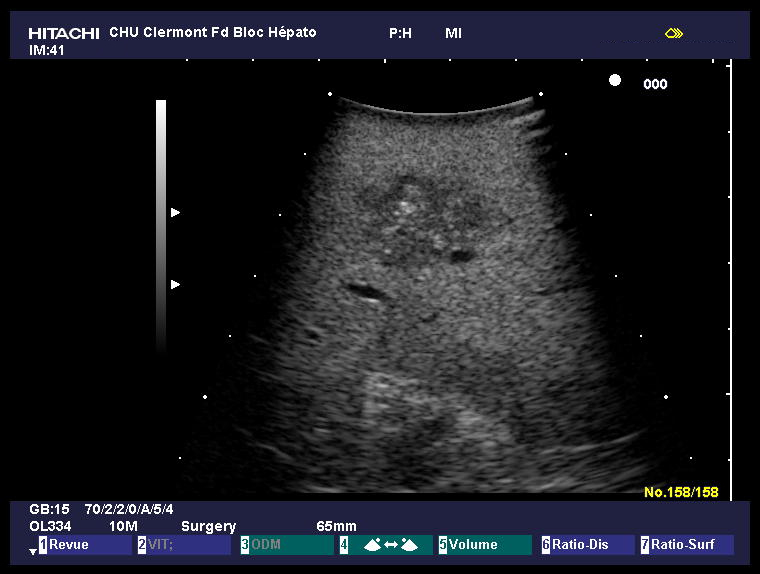
#> input picture src_data/Dataset/Patient1/LUS Images/04.jpg, 760 x 574 px, given in place of lap_undist.png, which was not available
$ python 01b_annotate_intraop_masks.py
#> lines starting #> are read from the running program, lines starting #| are printed output that depends on the picture; pictures that were not available may be replaced by others from this repository, and a replacement may not be noted
### src/shared/case_config.py
"""共享配置和项目标准路径。

所有核心脚本都会导入本模块。病例/帧选择、根目录、图像分辨率、随机种子和
模型权重解析应统一保留在这里，确保 scripts 01-08 使用相同的文件系统契约。

环境变量始终覆盖文档中的默认值。路径可以是绝对路径，也可以相对于进程工作
目录；云端任务推荐使用绝对路径。
"""

import os


def _project_default():
    return os.path.normpath(os.path.join(os.path.dirname(__file__), "..", ".."))


# ---------------------------------------------------------------------------
# 病例和帧选择
# ---------------------------------------------------------------------------
# 源数据目录和生成目录使用英文标识：
#   src_data/.../<patient_id>/...
#   data_case/<patient_id>/<frame_id>/...
#   result/<patient_id>/<frame_id>/...
PATIENT_ID = os.environ.get("PATIENT_ID", "Patient1")
FRAME_ID = os.environ.get("FRAME_ID", "02")


# ---------------------------------------------------------------------------
# 标准根目录
# ---------------------------------------------------------------------------
PROJECT_ROOT = os.environ.get("AR_PROJECT_ROOT", _project_default())
CASE_ROOT = os.environ.get("CASE_ROOT", os.path.join(PROJECT_ROOT, "data_case"))
DATA_ROOT = os.environ.get("DATA_ROOT", os.path.join(PROJECT_ROOT, "src_data"))
RESULT_ROOT = os.environ.get("RESULT_ROOT", os.path.join(PROJECT_ROOT, "result"))
WEIGHTS_ROOT = os.environ.get("WEIGHTS_ROOT", os.path.join(PROJECT_ROOT, "weights"))

# 发布源数据中轮廓标注者子目录的名称。
ANNOTATOR = os.environ.get("AR_ANNOTATOR", "koo")


# ---------------------------------------------------------------------------
# 共享图像和模型输入契约
# ---------------------------------------------------------------------------
# Scripts 01-07 必须使用完全相同的工作分辨率。修改后，之前生成的轮廓、
# 掩码、深度数组、样本和 checkpoint 均不再兼容。
WORK_WIDTH = int(os.environ.get("AR_WORK_WIDTH", "480"))
WORK_HEIGHT = int(os.environ.get("AR_WORK_HEIGHT", "270"))
IMG_SIZE = (WORK_WIDTH, WORK_HEIGHT)

# GT 和渲染轮廓的共同线宽。预处理、样本渲染、训练和推理必须保持一致，
# 避免输入 domain gap。
CONTOUR_THICKNESS = int(os.environ.get("AR_CONTOUR_THICKNESS", "2"))

# 用于样本生成、数据划分、训练、worker 和 Open3D 采样。GPU 的确定性行为
# 仍可能受到 CUDA 和依赖库版本影响。
SEED = int(os.environ.get("AR_SEED", "42"))


# ---------------------------------------------------------------------------
# Depth Anything V2
# ---------------------------------------------------------------------------
DA2_PROJECT_DIR = os.environ.get("DA2_PROJECT_DIR", os.path.join(PROJECT_ROOT, "src"))
DA2_ENCODER = os.environ.get("DA2_ENCODER", "vitl")
DA2_INPUT_SIZE = int(os.environ.get("DA2_INPUT_SIZE", "518"))
DA2_CHECKPOINT_PATH = os.environ.get(
    "DA2_CHECKPOINT_PATH",
    os.path.join(WEIGHTS_ROOT, f"depth_anything_v2_{DA2_ENCODER}.pth"),
)


# ---------------------------------------------------------------------------
# RefineNet checkpoint 回退路径
# ---------------------------------------------------------------------------
# AR_WEIGHT_PATH 优先级最高。未设置时，推理优先使用当前帧新训练的
# checkpoint；若不存在，再回退到此固定模型。
REFINENET_PRETRAINED_PATH = os.environ.get(
    "AR_PRETRAINED_WEIGHT_PATH",
    os.path.join(WEIGHTS_ROOT, "refinenet_patient1_02_best.pth"),
)


def case_dir(case_root=None, patient_id=None, frame_id=None):
    """返回 data_case/<patient_id>/<frame_id>。"""
    return os.path.join(
        case_root or CASE_ROOT,
        patient_id or PATIENT_ID,
        frame_id or FRAME_ID,
    )


def depth_dir(case_root=None, patient_id=None, frame_id=None):
    return os.path.join(case_dir(case_root, patient_id, frame_id), "depth")


def image_dir(case_root=None, patient_id=None, frame_id=None):
    return os.path.join(case_dir(case_root, patient_id, frame_id), "image")


def contour_dir(case_root=None, patient_id=None, frame_id=None):
    return os.path.join(case_dir(case_root, patient_id, frame_id), "contours")


def mask_dir(case_root=None, patient_id=None, frame_id=None):
    return os.path.join(case_dir(case_root, patient_id, frame_id), "masks")


# [7 lines left out: function result_dir, not called in this run]


def logs_dir(result_root=None, patient_id=None, frame_id=None):
    """返回训练、推理和评估日志的标准目录。"""
    return os.path.join(result_dir(result_root, patient_id, frame_id), "logs")


def checkpoints_dir(result_root=None, patient_id=None, frame_id=None):
    return os.path.join(result_dir(result_root, patient_id, frame_id), "checkpoints")


def training_dir(result_root=None, patient_id=None, frame_id=None):
    return os.path.join(result_dir(result_root, patient_id, frame_id), "training")


def inference_dir(result_root=None, patient_id=None, frame_id=None):
    return os.path.join(result_dir(result_root, patient_id, frame_id), "inference")


def evaluation_dir(result_root=None, patient_id=None, frame_id=None):
    return os.path.join(result_dir(result_root, patient_id, frame_id), "evaluation")


def mask_qa_dir(result_root=None, patient_id=None, frame_id=None):
    return os.path.join(result_dir(result_root, patient_id, frame_id), "mask_qa")


# [10 lines left out: function refinenet_weight_path, not called in this run]

### src/shared/intraop_masks.py
"""人工术中肝脏掩码及严格质量校验。"""

import hashlib
import json
import os
from datetime import datetime

import cv2
import numpy as np


FULL_MASK_NAME = "full_liver_mask.png"
DEPTH_VALID_MASK_NAME = "depth_valid_mask.png"
OCCLUSION_MASK_NAME = "occlusion_mask.png"
ANNOTATION_NAME = "mask_annotation.json"
QUALITY_NAME = "mask_quality.json"
OVERLAY_NAME = "mask_quality_overlay.png"

DEFAULT_FULL_MASK_MIN_RATIO = float(os.environ.get("AR_FULL_MASK_MIN_RATIO", "0.05"))
DEFAULT_FULL_MASK_MAX_RATIO = float(os.environ.get("AR_FULL_MASK_MAX_RATIO", "0.95"))
DEFAULT_FULL_MASK_LARGEST_COMPONENT_MIN = float(
    os.environ.get("AR_FULL_MASK_LARGEST_COMPONENT_MIN", "0.95")
)
DEFAULT_DEPTH_VALID_TO_FULL_MIN = float(os.environ.get("AR_DEPTH_VALID_TO_FULL_MIN", "0.10"))
DEFAULT_DEPTH_COVERAGE_MIN = float(os.environ.get("AR_DEPTH_COVERAGE_MIN", "0.95"))


class MaskValidationError(ValueError):
    """当真实图像掩码或掩码深度不满足安全使用条件时抛出。"""


def mask_dir(case_dir):
    return os.path.join(case_dir, "masks")


def mask_paths(case_dir):
    root = mask_dir(case_dir)
    return {
        "root": root,
        "full_liver_mask": os.path.join(root, FULL_MASK_NAME),
        "depth_valid_mask": os.path.join(root, DEPTH_VALID_MASK_NAME),
        "occlusion_mask": os.path.join(root, OCCLUSION_MASK_NAME),
        "annotation": os.path.join(root, ANNOTATION_NAME),
        "quality": os.path.join(root, QUALITY_NAME),
        "overlay": os.path.join(root, OVERLAY_NAME),
    }


# [193 lines left out: functions _binary_uint8, mask_fingerprints, _load_binary, _component_metrics, compute_mask_quality, validate_mask_arrays and 2 more, not called in this run]


def _write_image_checked(path, image):
    if not cv2.imwrite(path, image):
        raise OSError(f"Failed to write image: {path}")


# [87 lines left out: functions save_mask_bundle, depth_quality, validate_depth_quality, quality_summary, not called in this run]

### scripts/01b_annotate_intraop_masks.py
"""交互式标注真实图像中的完整肝脏区域和器械遮挡区域。"""

import argparse
import json
import os
import sys
import textwrap

import cv2
import numpy as np

PROJECT_ROOT = os.path.dirname(os.path.dirname(os.path.abspath(__file__)))
SRC_DIR = os.path.join(PROJECT_ROOT, "src")
if SRC_DIR not in sys.path:
    sys.path.insert(0, SRC_DIR)

from shared import case_config
from shared.intraop_masks import MaskValidationError, mask_paths, quality_summary, save_mask_bundle


WINDOW_NAME = "Intra-op liver mask annotation"
INFO_PANEL_WIDTH = 360


def polygon_mask(shape, polygon):
    mask = np.zeros(shape, dtype=np.uint8)
    if len(polygon) >= 3:
        pts = np.asarray(polygon, dtype=np.int32).reshape(-1, 1, 2)
        cv2.fillPoly(mask, [pts], 255)
    return mask


def polygons_mask(shape, polygons):
    mask = np.zeros(shape, dtype=np.uint8)
    for polygon in polygons:
        if len(polygon) >= 3:
            pts = np.asarray(polygon, dtype=np.int32).reshape(-1, 1, 2)
            cv2.fillPoly(mask, [pts], 255)
    return mask


class MaskAnnotator:
    def __init__(self, image):
        self.image = image
        self.shape = image.shape[:2]
        self.stage = "full_liver"
        self.full_polygon = []
        self.occlusion_polygons = []
        self.current_polygon = []
        self.cursor = None
        self.message = "Draw full liver boundary; Enter closes it."
        self.saved = False

    # [46 lines left out: functions on_mouse, close_current, reset_current, undo_polygon, build_masks, not called in this run]

    def render(self):
        image_canvas = self.image.copy()
        full = polygon_mask(self.shape, self.full_polygon)
        closed_occ = polygons_mask(self.shape, self.occlusion_polygons)
        current_occ = polygon_mask(self.shape, self.current_polygon)

        tint = image_canvas.copy()
        tint[full > 0] = (60, 150, 60)
        tint[(closed_occ > 0) | (current_occ > 0)] = (40, 40, 220)
        image_canvas = cv2.addWeighted(image_canvas, 0.72, tint, 0.28, 0.0)

        self._draw_polyline(image_canvas, self.full_polygon, (0, 255, 0), self.stage != "full_liver")
        for polygon in self.occlusion_polygons:
            self._draw_polyline(image_canvas, polygon, (0, 0, 255), True)
        self._draw_polyline(image_canvas, self.current_polygon, (0, 0, 255), False)

        panel = np.full((self.shape[0], INFO_PANEL_WIDTH, 3), 28, dtype=np.uint8)
        lines = [
            f"Stage: {self.stage}",
            "",
            "Left click: add point",
            "Right click: undo point",
            "Enter: close polygon",
            "R: reset current",
            "U: remove last occlusion",
            "B: back to full liver",
            "S: validate and save",
            "Esc/Q: cancel",
            "",
        ]
        lines.extend(textwrap.wrap(self.message, width=42) or [""])
        y = 20
        for line in lines:
            cv2.putText(
                panel,
                line,
                (8, y),
                cv2.FONT_HERSHEY_SIMPLEX,
                0.38,
                (230, 230, 230),
                1,
                cv2.LINE_AA,
            )
            y += 18
        return np.hstack([image_canvas, panel])

    @staticmethod
    def _draw_polyline(canvas, points, color, closed):
        if not points:
            return
        pts = np.asarray(points, dtype=np.int32).reshape(-1, 1, 2)
        cv2.polylines(canvas, [pts], closed, color, 2, cv2.LINE_AA)
        for point in points:
            cv2.circle(canvas, point, 2, color, -1, cv2.LINE_AA)


def load_existing_annotation(path):
    if not os.path.exists(path):
        return None
    with open(path, "r", encoding="utf-8") as f:
        return json.load(f)


def main():
    parser = argparse.ArgumentParser(
        description="交互式标注一帧图像的 full_liver_mask 和器械遮挡区域。"
    )
    parser.add_argument("--force", action="store_true", help="允许覆盖已有标注")
    args = parser.parse_args()

    case_dir = case_config.case_dir()
    image_path = os.path.join(case_dir, "image", "lap_undist.png")
    image = cv2.imread(image_path, cv2.IMREAD_COLOR)
#> image is the input picture: shape (574, 760, 3); mean B, G, R 33.7, 28.1, 26.9
    if image is None:
        raise FileNotFoundError(f"Run 01_prepare_case.py first. Missing: {image_path}")

    paths = mask_paths(case_dir)
    existing = load_existing_annotation(paths["annotation"])
    if existing and not args.force:
        raise FileExistsError(
            f"Annotation already exists: {paths['annotation']}. "
            "Use --force only after reviewing the existing overlay."
        )

    annotator = MaskAnnotator(image)
    if existing:
        annotator.full_polygon = [tuple(x) for x in existing.get("full_liver_polygon_xy", [])]
        annotator.occlusion_polygons = [
            [tuple(x) for x in polygon] for polygon in existing.get("occlusion_polygons_xy", [])
        ]
        annotator.stage = "occlusions"
        annotator.message = "Loaded existing annotation. Review and press S to save."

    print("=== Interactive intra-operative mask annotation ===")
    print(f"Frame: {case_config.PATIENT_ID}/{case_config.FRAME_ID}")
    print("Draw the COMPLETE liver boundary. Do not derive it from the open silhouette.")
    print("Then draw instrument occlusions, which are removed only from depth_valid_mask.")

    cv2.namedWindow(WINDOW_NAME, cv2.WINDOW_AUTOSIZE)
    cv2.setMouseCallback(WINDOW_NAME, annotator.on_mouse)
    try:
        while True:
            cv2.imshow(WINDOW_NAME, annotator.render())
#> after the loop in polygons_mask, `for polygon in polygons:`: mask: shape (574, 760); every value is 0
#> in render, `lines = [ f"Stage: {self.stage}", "", "Left click: add point", "Right ..`: lines = ['Stage: full_liver', '', 'Left click: add point', 'Right click: undo point', 'Enter: close polygon', 'R: reset current', 'U: remove last occlusion', 'B: back to full liver', 'S: validate and save', 'Esc/Q: cancel', '']
#> the loop in render, `for line in lines:` made 12 passes
#> (line, y) on passes 1 to 11: ('Stage: full_liver', 38), ('', 56), ('Left click: add point', 74), ('Right click: undo point', 92), ('Enter: close polygon', 110), ('R: reset current', 128), ('U: remove last occlusion', 146), ('B: back to full liver', 164), ('S: validate and save', 182), ('Esc/Q: cancel', 200), ('', 218)
#> y on pass 12: 236
#> after the loop in render, `for line in lines:`:
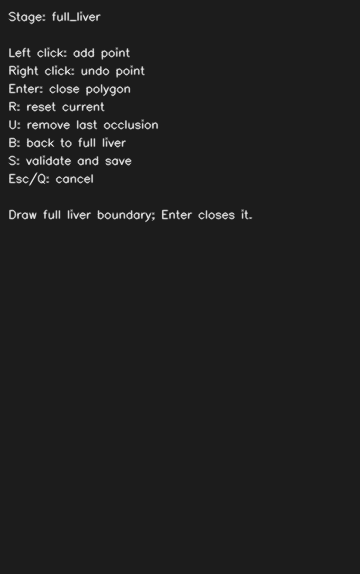
#> panel: shape (574, 360, 3); min 28, max 230, mean 31.3
#> after the loop in render, `for line in lines:`: y = 236
#> in render, `return np.hstack([image_canvas, panel])`:
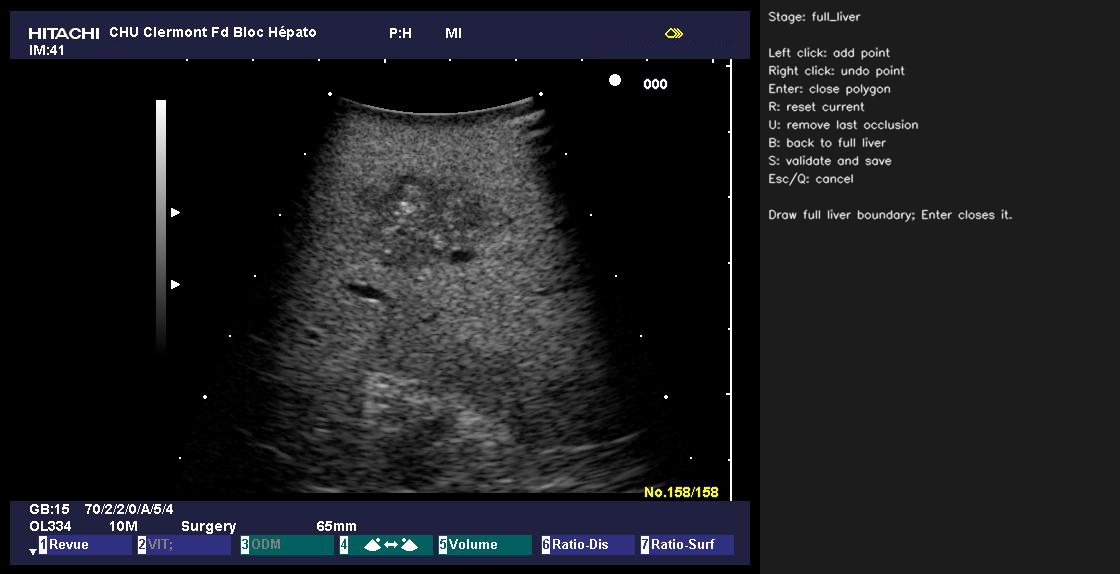
#> returned value: shape (574, 1120, 3); mean of channels 0, 1, 2 32.9, 29.1, 28.3; drawn as B, G, R
            key = cv2.waitKey(20) & 0xFF
#> (key q is pressed here)
            if key in (10, 13):
                annotator.close_current()
            elif key in (ord("r"), ord("R")):
                annotator.reset_current()
            elif key in (ord("u"), ord("U")):
                annotator.undo_polygon()
            elif key in (ord("b"), ord("B")):
                annotator.stage = "full_liver"
                annotator.current_polygon.clear()
                annotator.message = "Back to full liver boundary."
            elif key in (ord("s"), ord("S")):
                if annotator.stage != "occlusions":
                    annotator.message = "Close the full liver polygon with Enter before saving."
                    continue
                if len(annotator.current_polygon) >= 3:
                    annotator.close_current()
                full, depth_valid = annotator.build_masks()
                annotation = {
                    "patient_id": case_config.PATIENT_ID,
                    "frame_id": case_config.FRAME_ID,
                    "image_path": image_path,
                    "full_liver_polygon_xy": [list(x) for x in annotator.full_polygon],
                    "occlusion_polygons_xy": [
                        [list(x) for x in polygon] for polygon in annotator.occlusion_polygons
                    ],
                }
                try:
                    saved_paths, quality = save_mask_bundle(case_dir, image, full, depth_valid, annotation)
                except MaskValidationError as exc:
                    annotator.message = str(exc)
                    print(f"[INVALID] {exc}")
                    continue
                print(f"[OK] {quality_summary(quality)}")
                for name, path in saved_paths.items():
                    if name != "root":
                        print(f"[OK] {name}: {path}")
                annotator.saved = True
                break
            elif key in (27, ord("q"), ord("Q")):
                break
    finally:
        cv2.destroyAllWindows()

    if not annotator.saved:
#> (the run stopped early here; a loop or call above may not have finished)

$ run again, on src_data/Dataset/Patient1/LUS Images/06.jpg
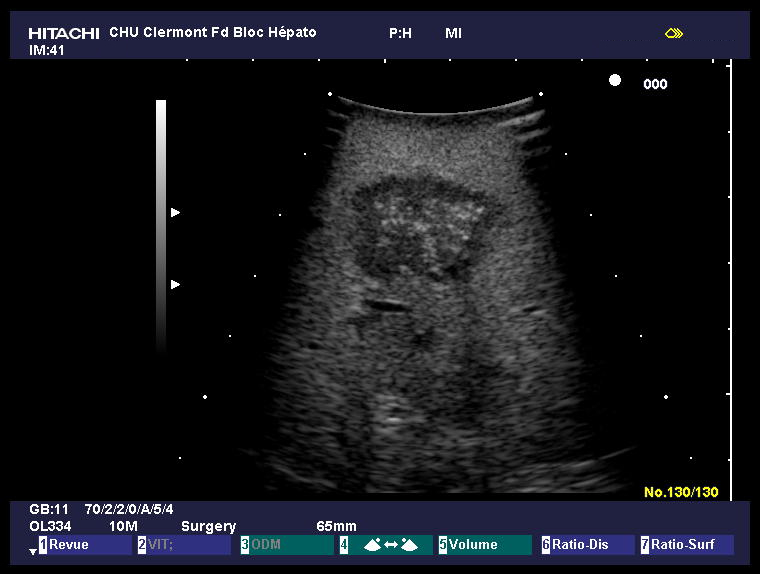
#> input picture src_data/Dataset/Patient1/LUS Images/06.jpg, 760 x 574 px, given in place of lap_undist.png, which was not available
#> in main, image is the input picture: shape (574, 760, 3); mean B, G, R 28.6, 23, 21.8
#> lines = ['Stage: full_liver', '', 'Left click: add point', 'Right click: undo point', 'Enter: close polygon', 'R: reset current', 'U: remove last occlusion', 'B: back to full liver', 'S: validate and save', 'Esc/Q: cancel', '']
#> the loop in render, `for line in lines:` made 12 passes
#> (line, y) on passes 1 to 8: ('Stage: full_liver', 38), ('', 56), ('Left click: add point', 74), ('Right click: undo point', 92), ('Enter: close polygon', 110), ('R: reset current', 128), ('U: remove last occlusion', 146), ('B: back to full liver', 164)
#> after the loop in render, `for line in lines:`: y = 236
#> in render, `return np.hstack([image_canvas, panel])`:
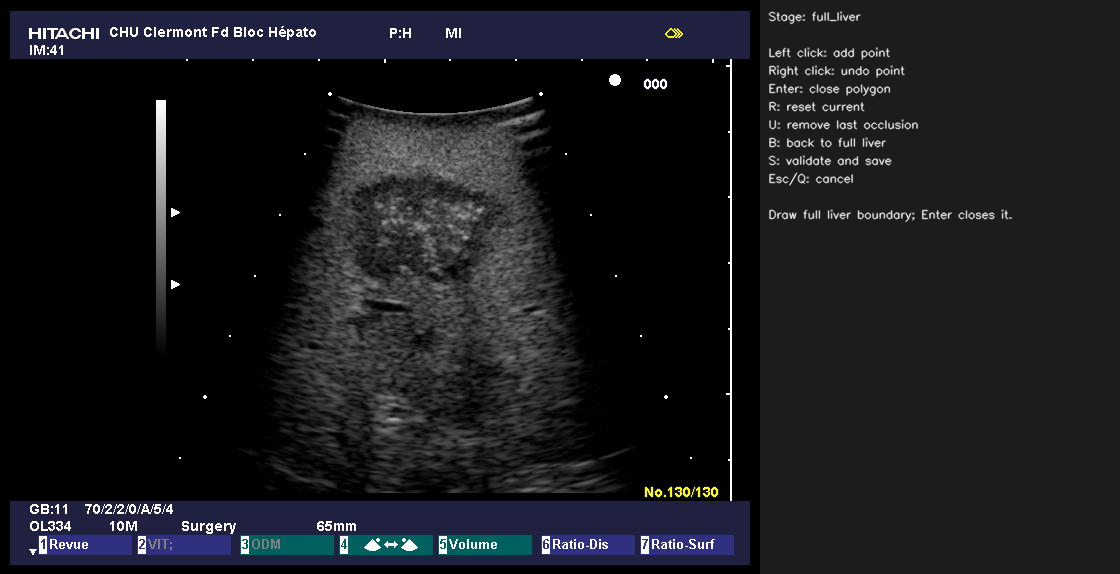
#> returned value: shape (574, 1120, 3); mean of channels 0, 1, 2 29.5, 25.6, 24.9; drawn as B, G, R
